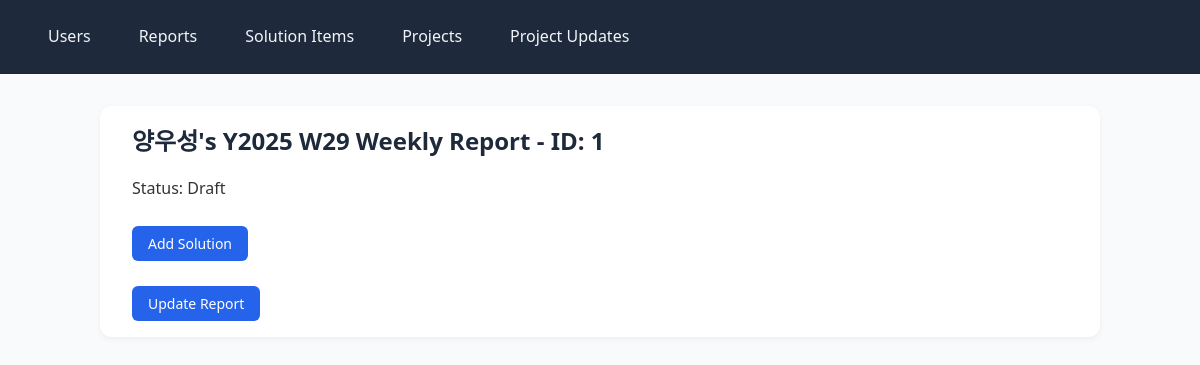
The app's page /reports/1/edit with its own data.
### app/models.py (models this page shows)
class User(db.Model):
    __tablename__ = 'user'
    id = db.Column(db.Integer, primary_key=True)
    employee_id = db.Column(db.String(20), unique=True, nullable=False, index=True)
    name = db.Column(db.String(50), nullable=False)
    position = db.Column(db.String(10), nullable=False)
    email = db.Column(db.String(50), nullable=False)
    is_manager = db.Column(db.Boolean, default=False)
    is_active = db.Column(db.Boolean, default=False)
    is_admin = db.Column(db.Boolean, default=False)
    reports = db.relationship('Report', back_populates='user', cascade='all, delete-orphan')
    assigned_project_updates = db.relationship(
        'ProjectUpdate',
        secondary=project_update_assignees,
        back_populates='assignees'
    )
    assigned_projects = db.relationship(
        'Project',
        secondary=project_assignees,
        back_populates='default_assignees'
    )

class Report(db.Model):
    __tablename__ = 'report'
    id = db.Column(db.Integer, primary_key=True)
    user_id = db.Column(db.Integer, db.ForeignKey('user.id'), nullable=False)
    year = db.Column(db.Integer, nullable=False, index=True)
    week = db.Column(db.Integer, nullable=False)
    status = db.Column(db.String(20), nullable=False, default='draft')
    submitted_at = db.Column(db.DateTime)
    created_at = db.Column(db.DateTime, default=datetime.utcnow)
    updated_at = db.Column(db.DateTime, default=datetime.utcnow, onupdate=datetime.utcnow)
    user = db.relationship('User', back_populates='reports')
    solution_items = db.relationship(
        'SolutionItem',
        secondary=report_solution_items,
        back_populates='reports'
    )
    project_updates = db.relationship('ProjectUpdate', back_populates='report', cascade='all, delete-orphan')
    __table_args__ = (
        db.UniqueConstraint('user_id', 'year', 'week', name='uix_user_year_week'),
    )

### app/main.py (the view, shortened to what this page needs)
@app.route('/reports/<int:report_id>/edit', methods=['GET'])
def edit_report(report_id):
    report = Report.query.get_or_404(report_id)
    solution_items = [
        {"id": item.id, "name": item.name}
        for item in SolutionItem.query.order_by(SolutionItem.name).all()
    ]
    projects = Project.query.order_by(Project.project_name).all()
    projects_by_solution = {}
    for project in projects:
        sid = project.solution_item_id
        if sid not in projects_by_solution:
            projects_by_solution[sid] = []
        projects_by_solution[sid].append({
            "id": project.id,
            "project_name": project.project_name,
            "location": project.location,
            "company": project.company,
            "code": project.code
        })
    existing_updates = []
    return render_template(
        'edit_report.html',
        report=report,
        solution_items=solution_items,
        projects_by_solution=projects_by_solution,
        existing_updates=existing_updates
    )

### app/templates/edit_report.html (shortened to what this page needs)
{% extends 'base.html' %}
{% block content %}
<h2>{{ report.user.name }}'s Y{{ report.year }} W{{ report.week }} Weekly Report - ID: {{ report.id }}</h2>
Status: {{ report.status }}
<form method="POST">
  <button type="button" id="add-solution-btn">Add Solution</button><br><br>
  <button type="submit">Update Report</button>
</form>
{% endblock %}

### app/static/style.css (style rules this page uses)
* { box-sizing: border-box; margin: 0; padding: 0; font-family: 'Segoe UI', Roboto, Helvetica, Arial, sans-serif; }
body { background-color: #f9fafb; color: #333; line-height: 1.6; font-size: 16px; padding: 0; }
h1, h2, h3 { margin-bottom: 1rem; color: #1e293b; }
form { margin-top: 1.5rem; }
button { background-color: #2563eb; color: white; border: none; padding: 0.5rem 1rem; font-size: 14px; border-radius: 6px; cursor: pointer; margin-right: 0.5rem; transition: background-color 0.2s ease; }

### records on screen
User: user.name "양우성"
Report: year "2025", week "29", id "1", status "Draft"
